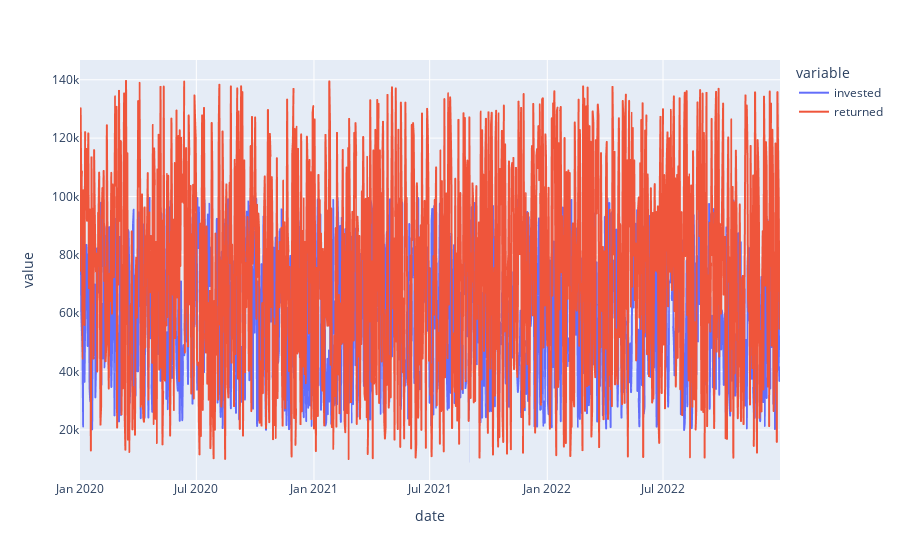

Write notebook code for a chart like this one.
### Code cell
px.line(df, x='date', y=['invested', 'returned'])
# observando a série temporal dos valores investidos e retornados

# por conta de nossa base de dados randômica, a visualização acaba não
# sendo muito efetiva por não condizer com condições normais da realidade

### Figure 1 — Plotly figure (JSON) as saved in the notebook; plotly's stock layout.template omitted (floating-point values rounded to 4 significant figures; data arrays with more than 128 entries replaced by an {"elided": "..."} marker saying what was removed)
{"data": [{"hovertemplate": "variable=invested<br>date=%{x}<br>value=%{y}<extra></extra>", "legendgroup": "invested", "line": {"color": "#636efa", "dash": "solid"}, "marker": {"symbol": "circle"}, "mode": "lines", "name": "invested", "showlegend": true, "type": "scattergl", "x": {"elided": "1096 str values"}, "xaxis": "x", "y": {"elided": "1096 int values"}, "yaxis": "y"}, {"hovertemplate": "variable=returned<br>date=%{x}<br>value=%{y}<extra></extra>", "legendgroup": "returned", "line": {"color": "#EF553B", "dash": "solid"}, "marker": {"symbol": "circle"}, "mode": "lines", "name": "returned", "showlegend": true, "type": "scattergl", "x": {"elided": "1096 str values"}, "xaxis": "x", "y": {"elided": "1096 int values"}, "yaxis": "y"}], "layout": {"legend": {"title": {"text": "variable"}, "tracegroupgap": 0}, "margin": {"t": 60}, "xaxis": {"anchor": "y", "domain": [0, 1], "title": {"text": "date"}}, "yaxis": {"anchor": "x", "domain": [0, 1], "title": {"text": "value"}}}}
